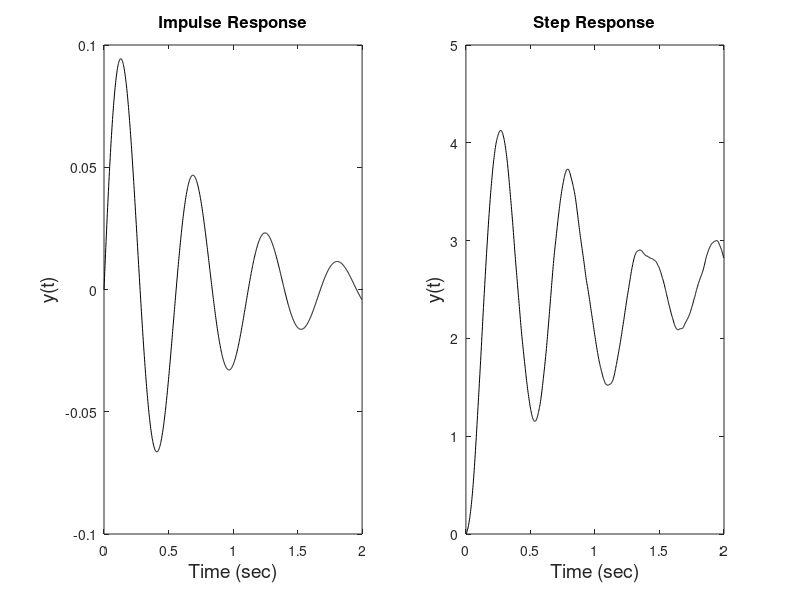

Recreate this plot in MATLAB.
clear all; close all;
fs = 500;                   % Sample frequency
N = 1000;                   % Construct 5 seconds worth of data
t = (0:N-1)/fs;              % Time vector 0 to 5 
d = 0.1;                    % Damping Factor
f = 2;                      % Undamped nat. feq
h = (d/(sqrt(1-d*2)))*(exp(-t.*(d*2*pi*f)) .* sin(t.*(2*pi*f*sqrt(1-d*2))));           
x = rand(1,N);              % Construct r
y = conv(x,h);              % Get output (convolution)
subplot(1,2,1);
plot(t,h,'k');              % Plot impulse response
xlabel('Time (sec)','FontSize',14); ylabel('y(t)','FontSize',14);
title('Impulse Response','FontSize',12);
subplot(1,2,2);
plot(t,y(1:N),'k');         % Plot the step response
xlabel('Time (sec)','FontSize',14); ylabel('y(t)','FontSize',14);
title('Step Response','FontSize',12);
